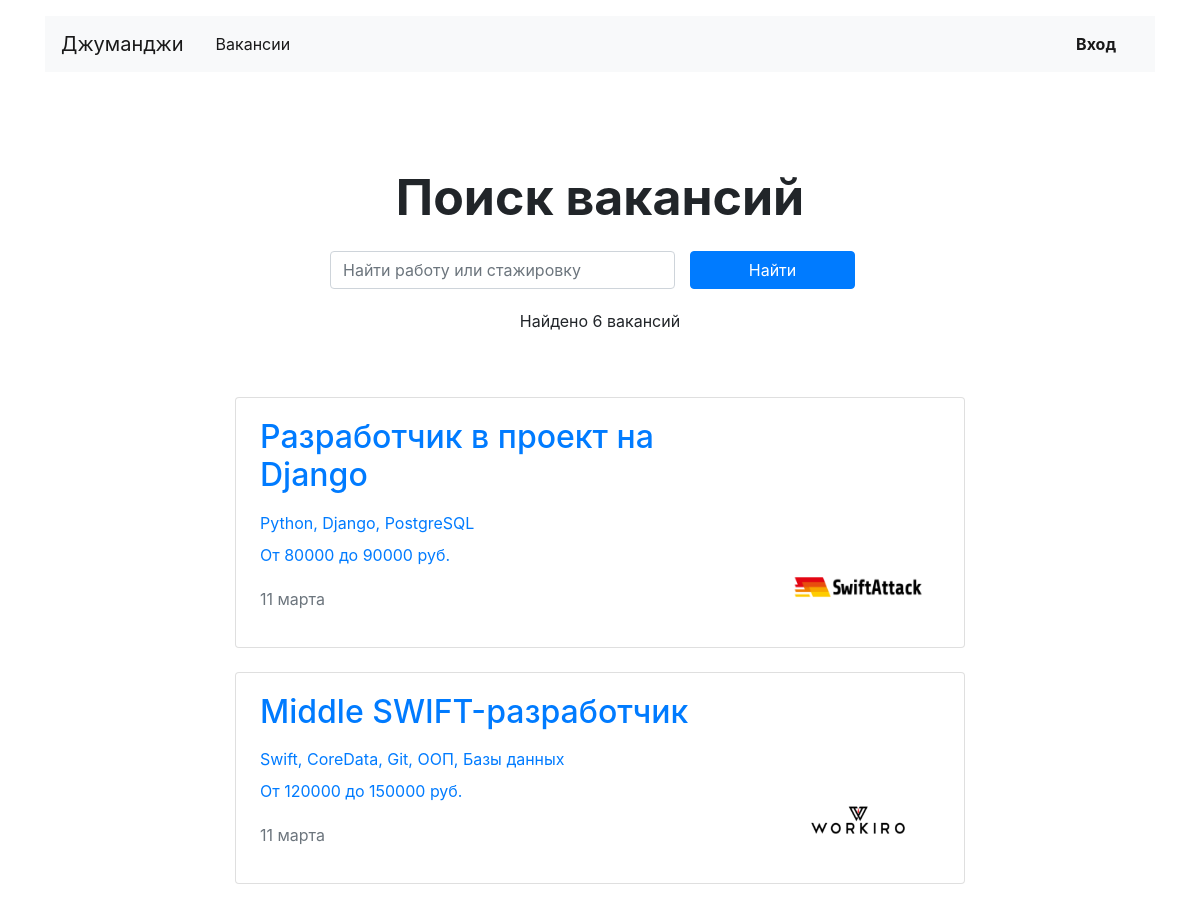
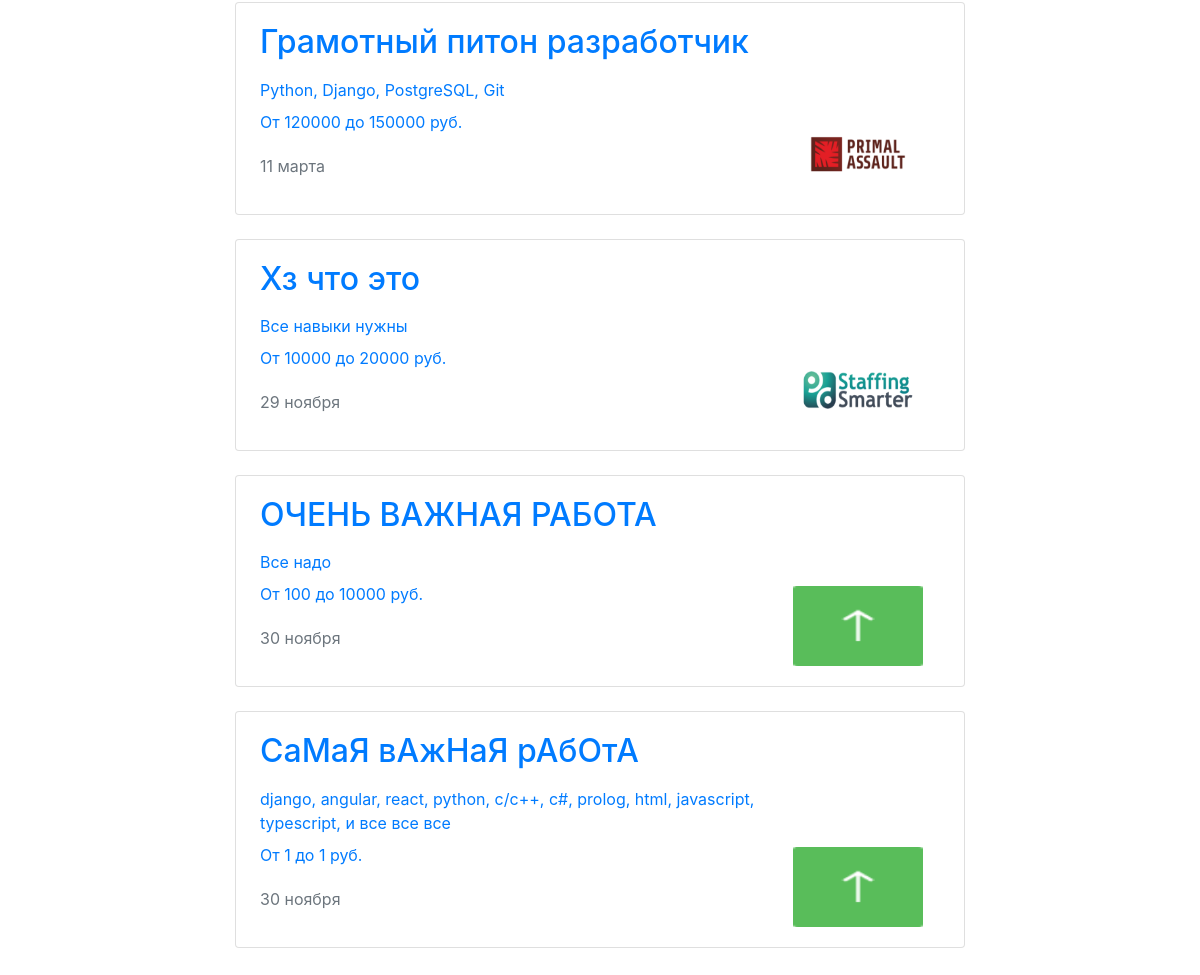
Page /vacancies/ on the committed database (2 pictures, top to bottom).
### jobs/models.py (models this page shows, shortened)
class Vacancy(models.Model):
    title = models.CharField(max_length=100)
    specialty = models.ForeignKey(Specialty, on_delete=models.CASCADE, related_name='vacancies')
    company = models.ForeignKey(Company, on_delete=models.CASCADE, related_name='vacancies')
    skills = models.TextField()
    description = models.TextField()
    salary_min = models.IntegerField()
    salary_max = models.IntegerField()
    published_at = models.DateField()

class Company(models.Model):
    name = models.CharField(max_length=100)
    location = models.CharField(max_length=100)
    logo = models.ImageField(
        upload_to=settings.MEDIA_COMPANY_IMAGE_DIR,
        height_field='logo_height_field',
        width_field='logo_width_field',
    )
    logo_height_field = models.PositiveIntegerField(default=0)
    logo_width_field = models.PositiveIntegerField(default=0)
    description = models.TextField()
    employee_count = models.CharField(max_length=100)
    owner = models.OneToOneField(User, on_delete=models.CASCADE)

### jobs/views/public.py (the view)
# urls.py: path('vacancies/', ListVacancyView.as_view(), name='vacancy-list'),
class ListVacancyView(ListView):
    model = Vacancy
    template_name = os.path.join('jobs', 'public', 'vacancy_list.html')
    queryset = model.objects.all().select_related('company')

### templates/jobs/public/vacancy_list.html
{% extends 'base.html' %}
{% block main %}
  <section>
    <div class="row">
      <div class="col-12 col-md-8 col-lg-6 offset-lg-3 offset-md-2">
        <p class="text-center mx-auto mt-4 pt-5" style="font-size: 50px;">
          <strong>Поиск вакансий</strong>
        </p>
        {% include 'search_form.html' %}
        <p class="text-center pt-1">
          {% if vacancy_list|length == 0 %}
            Ничего не найдено
          {% else %}
            Найдено {{ vacancy_list|length }} вакансий
          {% endif %}
        </p>
      </div>
    </div>
    <div class="row mt-5">
      <div class="col-12 col-lg-8 offset-lg-2 m-auto">
        {% for vacancy in vacancy_list %}
          <div class="card mb-4">
            <div class="card-body px-4">
              <div class="row">
                <div class="col-12 col-md-8 col-lg-9">
                  <a href={% url 'vacancy-detail' vacancy.id %}>
                    <h2 class="h2 pb-2">{{ vacancy.title }}</h2>
                    <p class="mb-2">{{ vacancy.skills }}</p>
                    <p>От {{ vacancy.salary_min }} до {{ vacancy.salary_max }} руб.</p>
                    <p class="text-muted pt-1">{{ vacancy.published_at|date:"d E" }}</p>
                  </a>
                </div>
                <div class="col-12 col-md-4 col-lg-3 d-flex align-items-end">
                  <a href={% url 'company-detail' vacancy.company.id %}>
                    <img src="{{ vacancy.company.logo.url }}"
                         width="130" height="80" alt="{{ vacancy.company.name }}">
                  </a>
                </div>
              </div>
            </div>
          </div>
        {% endfor %}
      </div>
    </div>
  </section>
{% endblock %}

### rows in the picture
Vacancy: title "Разработчик в проект на Django", skills "Python, Django, PostgreSQL", salary_min "80000", salary_max "90000", published_at "11 марта", company.logo (picture)
Vacancy: title "Middle SWIFT-разработчик", skills "Swift, CoreData, Git, ООП, Базы данных", salary_min "120000", salary_max "150000", published_at "11 марта", company.logo (picture)
Vacancy: title "Грамотный питон разработчик", skills "Python, Django, PostgreSQL, Git", salary_min "120000", salary_max "150000", published_at "11 марта", company.logo (picture)
Vacancy: title "Хз что это", skills "Все навыки нужны", salary_min "10000", salary_max "20000", published_at "29 ноября", company.logo (picture)
Vacancy: title "ОЧЕНЬ ВАЖНАЯ РАБОТА", skills "Все надо", salary_min "100", salary_max "10000", published_at "30 ноября", company.logo (picture)
Vacancy: title "СаМаЯ вАжНаЯ рАбОтА", skills "django, angular, react, python, c/c++, c#, prolog, html, javascript, typescript, и все все все", salary_min "1", salary_max "1", published_at "30 ноября", company.logo (picture)

### other values in the picture
{{ vacancy_list|length }} "6"
